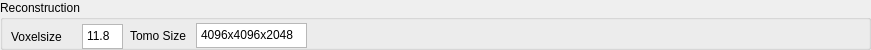
             <widget class="QGroupBox" name="groupBox_15">
              <property name="geometry">
               <rect>
                <x>7</x>
                <y>325</y>
                <width>871</width>
                <height>50</height>
               </rect>
              </property>
              <property name="title">
               <string>Reconstruction</string>
              </property>
              <widget class="QLabel" name="label_29">
               <property name="geometry">
                <rect>
                 <x>11</x>
                 <y>27</y>
                 <width>61</width>
                 <height>20</height>
                </rect>
               </property>
               <property name="text">
                <string>Voxelsize</string>
               </property>
              </widget>
              <widget class="QTextEdit" name="textEdit_recVoxelSize">
               <property name="geometry">
                <rect>
                 <x>82</x>
                 <y>24</y>
                 <width>41</width>
                 <height>25</height>
                </rect>
               </property>
               <property name="verticalScrollBarPolicy">
                <enum>Qt::ScrollBarAlwaysOff</enum>
               </property>
               <property name="html">
                <string>&lt;!DOCTYPE HTML PUBLIC &quot;-//W3C//DTD HTML 4.0//EN&quot; &quot;http://www.w3.org/TR/REC-html40/strict.dtd&quot;&gt;
&lt;html&gt;&lt;head&gt;&lt;meta name=&quot;qrichtext&quot; content=&quot;1&quot; /&gt;&lt;style type=&quot;text/css&quot;&gt;
p, li { white-space: pre-wrap; }
&lt;/style&gt;&lt;/head&gt;&lt;body style=&quot; font-family:'Sans Serif'; font-size:9pt; font-weight:400; font-style:normal;&quot;&gt;
&lt;p style=&quot; margin-top:0px; margin-bottom:0px; margin-left:0px; margin-right:0px; -qt-block-indent:0; text-indent:0px;&quot;&gt;11.8&lt;/p&gt;&lt;/body&gt;&lt;/html&gt;</string>
               </property>
              </widget>
              <widget class="QLabel" name="label_30">
               <property name="geometry">
                <rect>
                 <x>130</x>
                 <y>26</y>
                 <width>61</width>
                 <height>20</height>
                </rect>
               </property>
               <property name="text">
                <string>Tomo Size</string>
               </property>
              </widget>
              <widget class="QTextEdit" name="textEdit_recTomosize">
               <property name="geometry">
                <rect>
                 <x>196</x>
                 <y>23</y>
                 <width>111</width>
                 <height>25</height>
                </rect>
               </property>
               <property name="verticalScrollBarPolicy">
                <enum>Qt::ScrollBarAlwaysOff</enum>
               </property>
               <property name="html">
                <string>&lt;!DOCTYPE HTML PUBLIC &quot;-//W3C//DTD HTML 4.0//EN&quot; &quot;http://www.w3.org/TR/REC-html40/strict.dtd&quot;&gt;
&lt;html&gt;&lt;head&gt;&lt;meta name=&quot;qrichtext&quot; content=&quot;1&quot; /&gt;&lt;style type=&quot;text/css&quot;&gt;
p, li { white-space: pre-wrap; }
&lt;/style&gt;&lt;/head&gt;&lt;body style=&quot; font-family:'Sans Serif'; font-size:9pt; font-weight:400; font-style:normal;&quot;&gt;
&lt;p style=&quot; margin-top:0px; margin-bottom:0px; margin-left:0px; margin-right:0px; -qt-block-indent:0; text-indent:0px;&quot;&gt;4096x4096x2048&lt;/p&gt;&lt;/body&gt;&lt;/html&gt;</string>
               </property>
              </widget>
             </widget>
